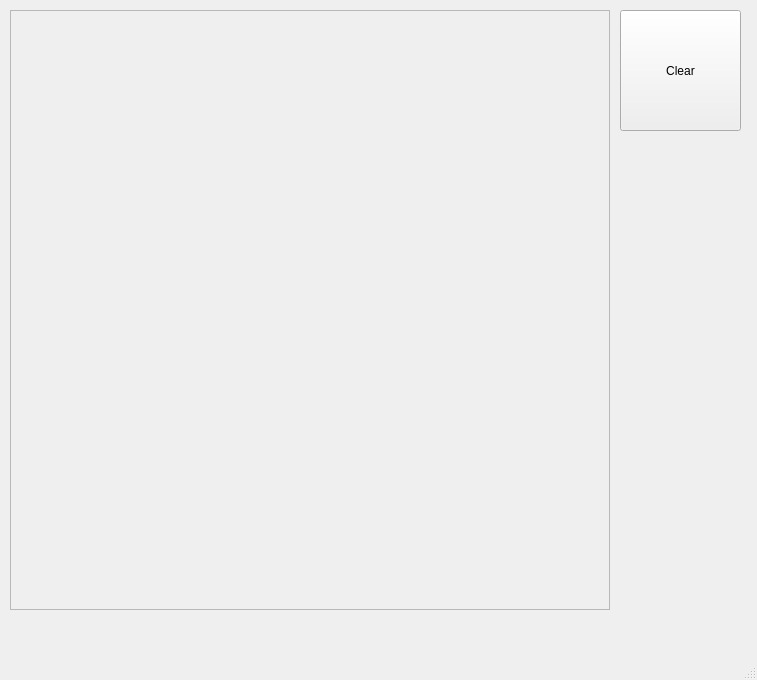
<?xml version="1.0" encoding="UTF-8"?>
<ui version="4.0">
 <class>MainWindow</class>
 <widget class="QMainWindow" name="MainWindow">
  <property name="geometry">
   <rect>
    <x>0</x>
    <y>0</y>
    <width>757</width>
    <height>680</height>
   </rect>
  </property>
  <property name="windowTitle">
   <string>4 - B-Spline - Radosław Mariowski</string>
  </property>
  <widget class="QWidget" name="centralWidget">
   <widget class="QFrame" name="frmCanvas">
    <property name="geometry">
     <rect>
      <x>10</x>
      <y>10</y>
      <width>600</width>
      <height>600</height>
     </rect>
    </property>
    <property name="frameShape">
     <enum>QFrame::StyledPanel</enum>
    </property>
    <property name="frameShadow">
     <enum>QFrame::Raised</enum>
    </property>
   </widget>
   <widget class="QPushButton" name="btnClear">
    <property name="geometry">
     <rect>
      <x>620</x>
      <y>10</y>
      <width>121</width>
      <height>121</height>
     </rect>
    </property>
    <property name="text">
     <string>Clear</string>
    </property>
   </widget>
  </widget>
  <widget class="QStatusBar" name="statusBar"/>
 </widget>
 <layoutdefault spacing="6" margin="11"/>
 <resources/>
 <connections/>
</ui>
